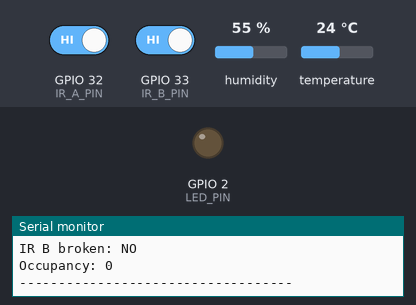
Recording of a sketch running on a simulated ESP32. Shown: output pins drawn as LEDs (lit = HIGH), the last lines printed to the serial monitor. The test bench sets the inputs (shaded band); at power-on: GPIO 32 (IR_A_PIN) HIGH, GPIO 33 (IR_B_PIN) HIGH, humidity 55 %, temperature 24 °C.

Above: at 2.2 s.
2.3 s: GPIO 32 (IR_A_PIN) driven LOW
At 3.1 s:
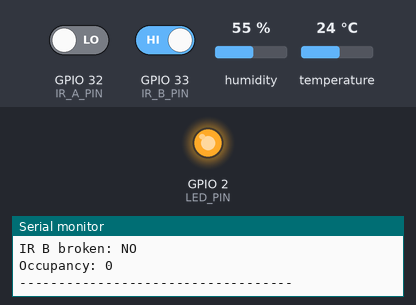
5.5 s: GPIO 32 (IR_A_PIN) driven HIGH and GPIO 33 (IR_B_PIN) driven HIGH
At 6.4 s:
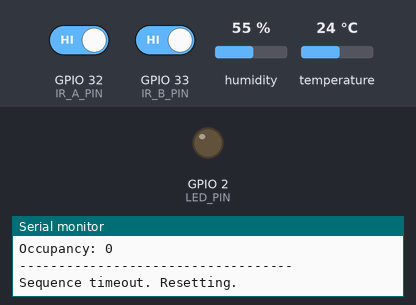
7.0 s: GPIO 32 (IR_A_PIN) driven LOW
At 7.5 s:
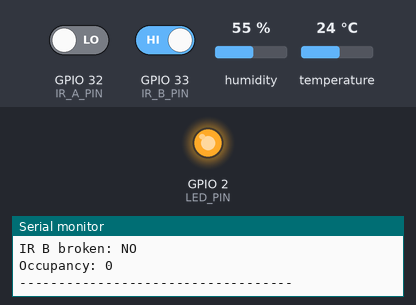
12.5 s: GPIO 32 (IR_A_PIN) driven HIGH
At 13.3 s:
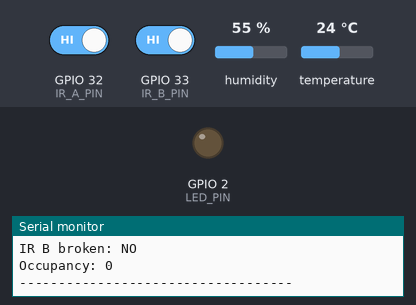
14.0 s: GPIO 33 (IR_B_PIN) driven LOW
At 14.3 s:
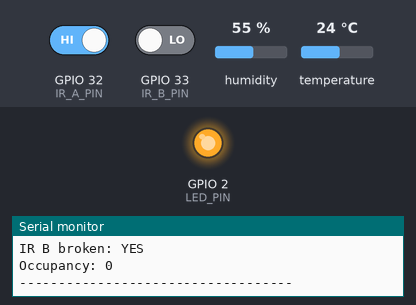
Timing chart, 0 to 16.5 s (numbered marks = the images above; inputs shaded):
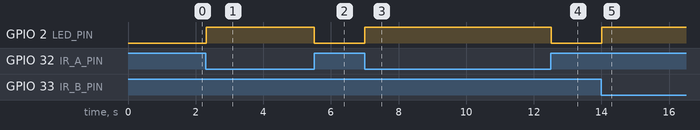

The sketch:

sht30_ir_serial_telemetry.ino
```cpp
#include <Wire.h>
#include "Adafruit_SHT31.h"

// -------------------- SHT30 --------------------
Adafruit_SHT31 sht30 = Adafruit_SHT31();

#define SDA_PIN 21
#define SCL_PIN 22

// -------------------- IR Sensors --------------------
#define IR_A_PIN 32
#define IR_B_PIN 33
#define LED_PIN 2

// Your IR sensor result:
// Beam clear  = HIGH
// Beam broken = LOW
#define BEAM_BROKEN_LEVEL LOW

// -------------------- Occupancy Variables --------------------
int occupancy = 0;

bool prevA = false;
bool prevB = false;

int firstBeam = 0;
// 0 = no beam first
// 1 = IR A first
// 2 = IR B first

unsigned long firstBeamTime = 0;
const unsigned long SEQUENCE_TIMEOUT = 4000;

bool waitingForClear = false;

// -------------------- Temperature Timing --------------------
unsigned long lastTempReadTime = 0;
const unsigned long TEMP_READ_INTERVAL = 2000;

float temperature = 0.0;
float humidity = 0.0;

// -------------------- Telemetry Print Timing --------------------
unsigned long lastPrintTime = 0;
const unsigned long PRINT_INTERVAL = 1000;

// -------------------- Function: Read SHT30 --------------------
void readSHT30() {
  float t = sht30.readTemperature();
  float h = sht30.readHumidity();

  if (!isnan(t) && !isnan(h)) {
    temperature = t;
    humidity = h;
  } else {
    Serial.println("Warning: Failed to read SHT30.");
  }
}

// -------------------- Function: Update Occupancy --------------------
void updateOccupancy() {
  bool currentA = digitalRead(IR_A_PIN) == BEAM_BROKEN_LEVEL;
  bool currentB = digitalRead(IR_B_PIN) == BEAM_BROKEN_LEVEL;

  bool aJustBroken = currentA && !prevA;
  bool bJustBroken = currentB && !prevB;

  if (currentA || currentB) {
    digitalWrite(LED_PIN, HIGH);
  } else {
    digitalWrite(LED_PIN, LOW);
  }

  // After one count, wait until both beams are clear
  if (waitingForClear) {
    if (!currentA && !currentB) {
      waitingForClear = false;
      firstBeam = 0;
      Serial.println("Both beams clear. Ready for next person.");
    }

    prevA = currentA;
    prevB = currentB;
    return;
  }

  // Detect which beam was broken first
  if (firstBeam == 0) {
    if (aJustBroken) {
      firstBeam = 1;
      firstBeamTime = millis();
      Serial.println("IR A broken first");
    }
    else if (bJustBroken) {
      firstBeam = 2;
      firstBeamTime = millis();
      Serial.println("IR B broken first");
    }
  } else {
    // Reset if person does not complete crossing
    if (millis() - firstBeamTime > SEQUENCE_TIMEOUT) {
      Serial.println("Sequence timeout. Resetting.");
      firstBeam = 0;
    }

    // A then B = Entry
    if (firstBeam == 1 && bJustBroken) {
      occupancy++;

      Serial.print("ENTRY detected. Occupancy = ");
      Serial.println(occupancy);

      waitingForClear = true;
    }

    // B then A = Exit
    if (firstBeam == 2 && aJustBroken) {
      if (occupancy > 0) {
        occupancy--;
      }

      Serial.print("EXIT detected. Occupancy = ");
      Serial.println(occupancy);

      waitingForClear = true;
    }
  }

  prevA = currentA;
  prevB = currentB;
}

// -------------------- Function: Print Current Data --------------------
void printTelemetry() {
  bool irA_broken = digitalRead(IR_A_PIN) == BEAM_BROKEN_LEVEL;
  bool irB_broken = digitalRead(IR_B_PIN) == BEAM_BROKEN_LEVEL;

  Serial.println("---------- SENSOR STATUS ----------");

  Serial.print("Temperature: ");
  Serial.print(temperature);
  Serial.println(" C");

  Serial.print("Humidity: ");
  Serial.print(humidity);
  Serial.println(" %");

  Serial.print("IR A broken: ");
  Serial.println(irA_broken ? "YES" : "NO");

  Serial.print("IR B broken: ");
  Serial.println(irB_broken ? "YES" : "NO");

  Serial.print("Occupancy: ");
  Serial.println(occupancy);

  Serial.println("-----------------------------------");
}

// -------------------- Setup --------------------
void setup() {
  Serial.begin(115200);
  delay(1000);

  pinMode(IR_A_PIN, INPUT_PULLUP);
  pinMode(IR_B_PIN, INPUT_PULLUP);
  pinMode(LED_PIN, OUTPUT);

  Wire.begin(SDA_PIN, SCL_PIN);

  Serial.println("Starting combined SHT30 + IR sensor test...");

  if (!sht30.begin(0x44)) {
    Serial.println("SHT30 not found at 0x44. Trying 0x45...");

    if (!sht30.begin(0x45)) {
      Serial.println("SHT30 not found.");
      Serial.println("Check wiring: VIN, GND, SDA/RH=21, SCL/T=22");
      while (1) {
        delay(10);
      }
    }
  }

  Serial.println("SHT30 found successfully!");
  Serial.println("IR logic: Beam clear = HIGH, Beam broken = LOW");
  Serial.println("A then B = Entry");
  Serial.println("B then A = Exit");

  readSHT30();
}

// -------------------- Main Loop --------------------
void loop() {
  // Read IR sensors continuously
  updateOccupancy();

  // Read temperature/humidity every 2 seconds
  if (millis() - lastTempReadTime >= TEMP_READ_INTERVAL) {
    lastTempReadTime = millis();
    readSHT30();
  }

  // Print full sensor status every 1 second
  if (millis() - lastPrintTime >= PRINT_INTERVAL) {
    lastPrintTime = millis();
    printTelemetry();
  }

  delay(20);
}
```

Measured:
- after the input at 2.3 s, GPIO 2 (LED_PIN): LOW → HIGH at once
- after the input at 5.5 s, GPIO 2 (LED_PIN): HIGH → LOW at once
- after the input at 7.0 s, GPIO 2 (LED_PIN): LOW → HIGH at once
- after the input at 12.5 s, GPIO 2 (LED_PIN): HIGH → LOW at once
- after the input at 14.0 s, GPIO 2 (LED_PIN): LOW → HIGH at once
